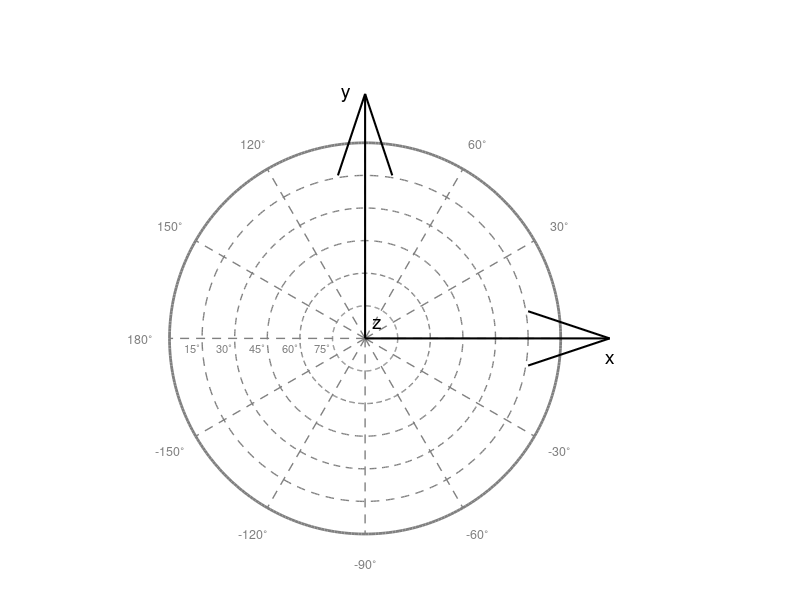

Source code (MATLAB):
function r = setupVectorDirection(varargin)
% setupVectorDirection
%   r = setupVectorDirection() sets up the vector direction map and
%   returns the radius of the direction circle in the map which is used
%   to get the x- and y-coordinates (1 by default).
%   No arguments are required.
%
%   See also vectorDirectionCoord


    nArgs = length(varargin);
    if nArgs > 0
        error('No arguments required.');
    end

    hold on;
    % plot circles
    theta = 0:1:360;
    d2r = pi/180;
    theta = d2r.*theta; % degree to radian
    r = 1;
    circle_color = [0.5, 0.5, 0.5];
    xcircle = r.*cos(theta);
    ycircle = r.*sin(theta);
    plot(xcircle, ycircle,...
         'LineWidth', 2,...
         'LineStyle', '-',...
         'Color', circle_color);
    % plot x-y angles
    nr = 12;
    for i=1:nr
        % draw reference lines
        phi = pi.*2./nr.*i;
        xref = r.*cos(phi);
        yref = r.*sin(phi);
        plot([0 xref], [0, yref],...
             'LineWidth', 1.0,...
             'LineStyle', '--',...
             'Color', circle_color);
        % add label
        if i~=nr && i~=nr/4
            di = i*360/nr;
            if di>180
                di = di-360;
            end
            di_str = sprintf('%i', di);
            dl = 0.15;
            xl = xref+dl*cos(phi);
            yl = yref+dl*sin(phi);
            addLabelDeg(xl, yl, di_str, circle_color, 9);
        end
    end
    % plot z angles
    nz = 6;
    for i=1:nz-1
        % draw referecen lines
        ri = r/nz*i;
        xref = ri.*cos(theta);
        yref = ri.*sin(theta);
        plot(xref, yref,...
             'LineWidth', 1.0,...
             'LineStyle', '--',...
             'Color', circle_color);
        % add label
        di = 90-ri.*90;
        di_str = sprintf('%i',di);
        xl = -ri-0.05;
        yl = -0.05;
        addLabelDeg(xl, yl, di_str, circle_color, 8);
    end

    % plot arrows
    ax = 1.25;
    ay = 1.25;
    plotArrow(0, 0, ax, 0);
    plotArrow(0, 0, 0, ay);

    % add label
    addLabel(ax, -0.1, 'x');
    addLabel(-0.1, ay, 'y');
    addLabel(0.06, 0.08, 'z');

    % turn off axis
    axis off;
    % set aspect ratio to 1:1:1
    daspect([1,1,1]);
end

% local functions
function h = plotArrow(x, y, u, v)
    h = quiver(x, y, u, v,...
               'LineWidth', 1.5,...
               'Color', 'k',...
               'AutoScaleFactor', 1.0,...
               "maxheadsize", 0.2);
end

function tx = addLabelDeg(ax, ay, di_str, color, fontsize)
    tx = text(ax, ay, [ di_str '^\circ'],...
              'Interpreter', 'tex',...
              'FontSize', fontsize,...
              'Color', color,...
              'HorizontalAlignment', 'center');
end

function tx = addLabel(ax, ay, str)
    tx = text(ax, ay, str,...
              'Interpreter', 'tex',...
              'FontSize', 14,...
              'HorizontalAlignment', 'center');
end

